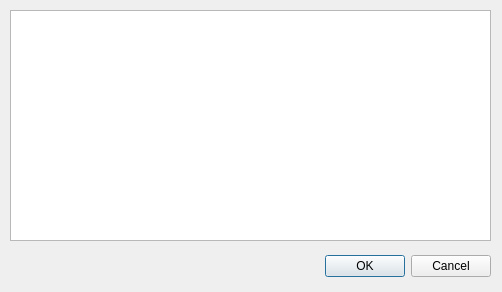
<?xml version="1.0" encoding="UTF-8"?>
<ui version="4.0">
 <class>dlgLog</class>
 <widget class="QDialog" name="dlgLog">
  <property name="geometry">
   <rect>
    <x>0</x>
    <y>0</y>
    <width>502</width>
    <height>292</height>
   </rect>
  </property>
  <property name="windowTitle">
   <string>Log</string>
  </property>
  <widget class="QDialogButtonBox" name="buttonBox">
   <property name="geometry">
    <rect>
     <x>150</x>
     <y>250</y>
     <width>341</width>
     <height>32</height>
    </rect>
   </property>
   <property name="orientation">
    <enum>Qt::Horizontal</enum>
   </property>
   <property name="standardButtons">
    <set>QDialogButtonBox::Cancel|QDialogButtonBox::Ok</set>
   </property>
  </widget>
  <widget class="QPlainTextEdit" name="plainTextEditLog">
   <property name="geometry">
    <rect>
     <x>10</x>
     <y>10</y>
     <width>481</width>
     <height>231</height>
    </rect>
   </property>
  </widget>
 </widget>
 <resources/>
 <connections>
  <connection>
   <sender>buttonBox</sender>
   <signal>accepted()</signal>
   <receiver>dlgLog</receiver>
   <slot>accept()</slot>
   <hints>
    <hint type="sourcelabel">
     <x>248</x>
     <y>254</y>
    </hint>
    <hint type="destinationlabel">
     <x>157</x>
     <y>274</y>
    </hint>
   </hints>
  </connection>
  <connection>
   <sender>buttonBox</sender>
   <signal>rejected()</signal>
   <receiver>dlgLog</receiver>
   <slot>reject()</slot>
   <hints>
    <hint type="sourcelabel">
     <x>316</x>
     <y>260</y>
    </hint>
    <hint type="destinationlabel">
     <x>286</x>
     <y>274</y>
    </hint>
   </hints>
  </connection>
 </connections>
</ui>
